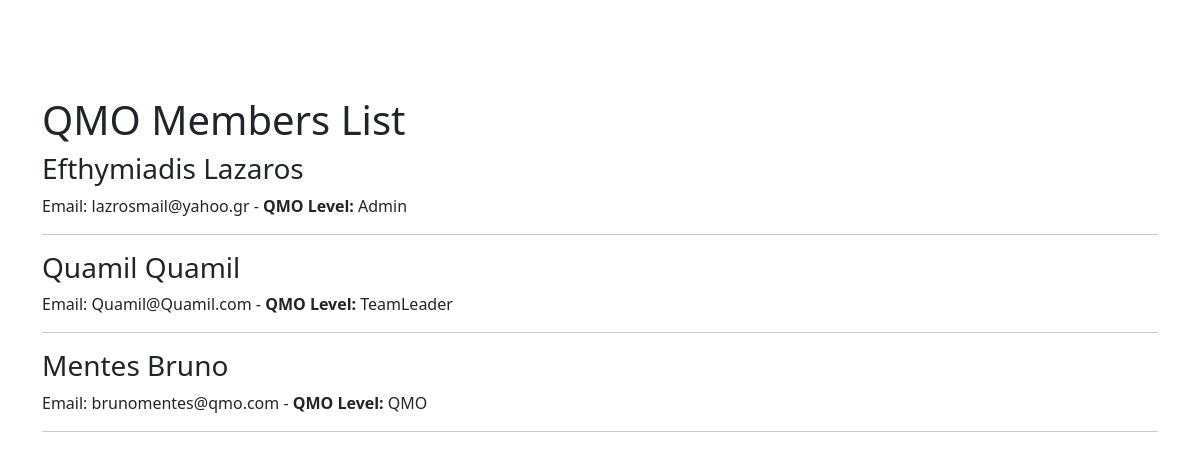
The app's page /, older data.
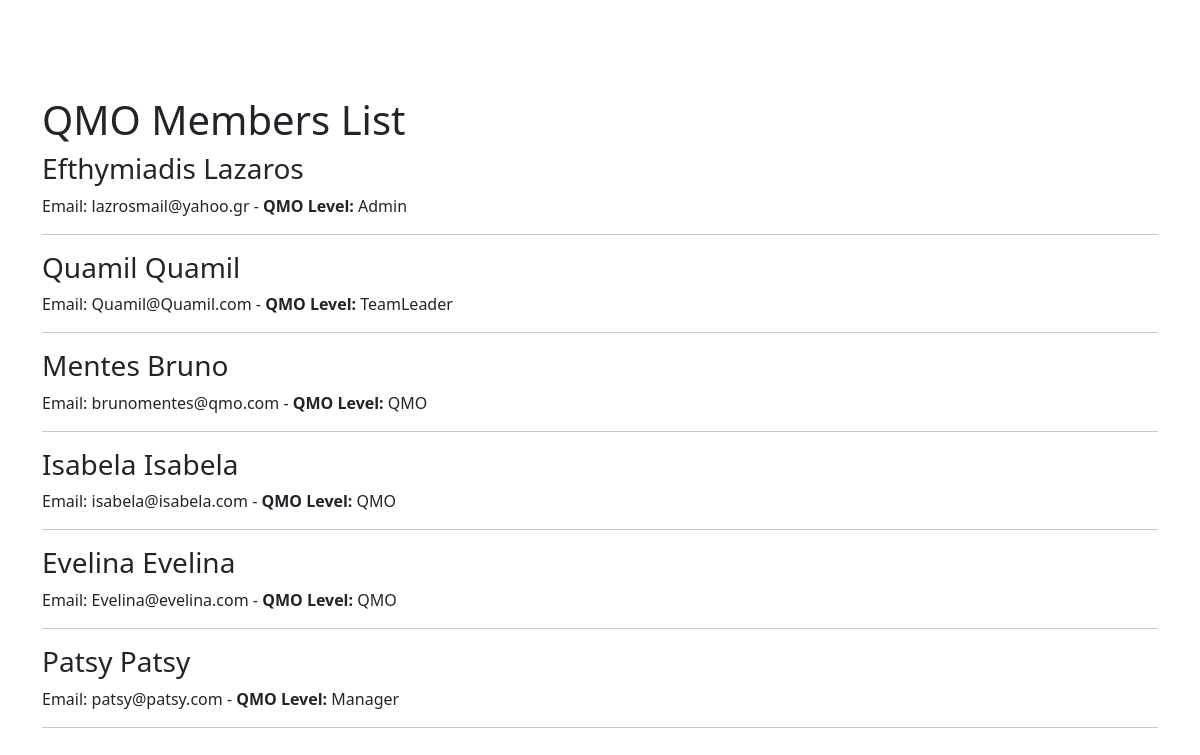
The same page, newer data.
### webapp/models.py (models this page shows, shortened)
class Member(models.Model):
    fname = models.CharField(max_length=200)
    lname = models.CharField(max_length=50)
    email = models.EmailField()
    qmo_level = models.CharField(max_length=15)
    passwd = models.CharField(max_length=10, default='123456')
    passwd2 = models.CharField(max_length=10, default='123456')

### webapp/views.py (the view)
# urls.py: 2. Add a URL to urlpatterns:  path('', views.home, name='home')
def home(request):
    all_members = Member.objects.all
    return render(request, 'home.html', {'all': all_members})

### webapp/templates/home.html
{% extends 'base.html' %}
{%  block content %}
      <br/><h1>QMO Members List</h1>
{% for item in all %}
   <div>
       <h3>{{ item.fname }}  {{ item.lname }}</h3>
   </div>
    <div>
        <span>Email: {{ item.email }}  -    </span>
        <strong>QMO Level: </strong>{{ item.qmo_level }}
    </div>
    <hr>
{% endfor %}
{% endblock %}

### webapp/templates/base.html (shortened to what this page needs)
<!DOCTYPE html>
<html lang="en">
<head>
    <link href="https://cdn.jsdelivr.net/npm/bootstrap@5.3.3/dist/css/bootstrap.min.css" rel="stylesheet">
</head>
<body>
<br/>
<div class="container">
<br/><br/>
    {%  block content %}
    {% endblock %}
</div>
</body>
</html>

Row changes from the older to the newer data that the page shows:
added Member: fname "Isabela", lname "Isabela", email "isabela@isabela.com", qmo_level "QMO"
added Member: fname "Evelina", lname "Evelina", email "Evelina@evelina.com", qmo_level "QMO"
added Member: fname "Patsy", lname "Patsy", email "patsy@patsy.com", qmo_level "Manager"
